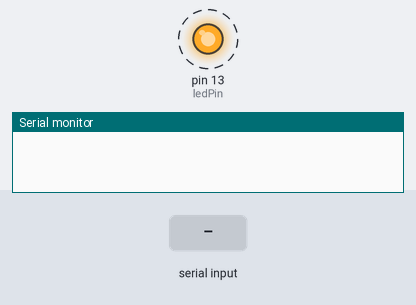
Recording of a sketch running on a simulated Arduino Uno, built with avr-gcc and run on an emulated ATmega328P. Parts: output pins drawn as LEDs (lit = HIGH), the last lines printed to the serial monitor. Dashed ring = blinking. Inputs (shaded band) come from the test bench.

Above: at 1.25 s.
1.3 s: byte 10 (10) received over Serial
At 2.1 s:
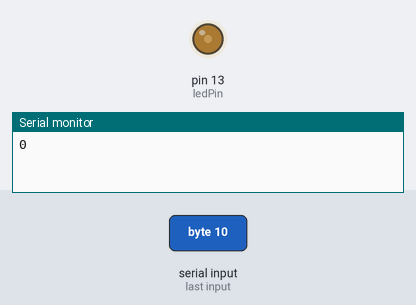
2.9 s: "30,150\n" received over Serial
At 3.42 s:
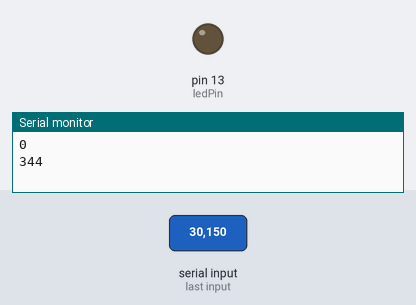
At 4.45 s:
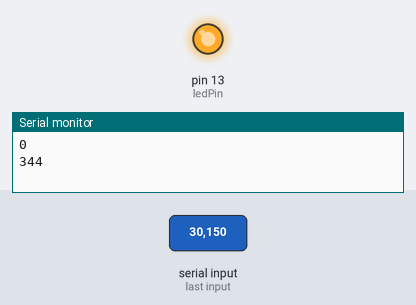
Timing chart, 0 to 11.9 s (numbered marks = the images above; inputs shaded):
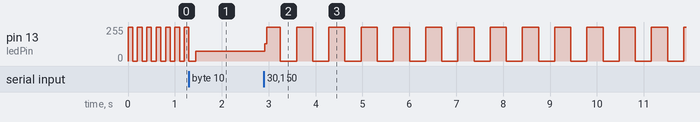

Measured:
- after the input at 2.9 s, pin 13 (ledPin): 72/255 → 131/255 at once, then repeats every 0.63 s: 255/255 0.29 s, 0/255 0.34 s

The sketch:

15.SerialReceive.ino
```cpp
const int ledPin = 13; // pin the LED is connected to
int   blinkRate = 100; // blink rate stored in this variable

// blink the LED with the on and off times determined by blinkRate
void blink() {
  digitalWrite(ledPin,HIGH);
  // delay depends on blinkrate value
  delay(blinkRate);
  digitalWrite(ledPin,LOW);
  delay(blinkRate);
}

void setup() {
  Serial.begin(9600);      // initialize serial port to send and receive at 9600 baud
  pinMode(ledPin, OUTPUT); // set this pin as output
}

/*
void loop() {
  // check to see if at least one character is available
  if ( Serial.available()) {
    char ch = Serial.read();

    // is this an ascii digit between 0 and 9?
    if(ch >= '0' && ch <= '9') {
       // ASCII value converted to numeric value
       blinkRate = (ch - '0');

       // actual blinkrate is 100 mS times received digit
       blinkRate = blinkRate * 100;
    }
  }
  blink();
}
*/


int   value;

void loop()
{
  if ( Serial.available() )
  {
    char ch = Serial.read();

    if(ch >= '0' && ch <= '9') {
       // Each digit is converted from its ASCII value to its numeric value.
       // Because the numbers are decimal numbers, each successive number is multiplied by 10
       value = (value * 10) + (ch - '0');
    }

    // Gets digits until the newline character is received.
    // The newline character (ASCII value 10) can be appended automatically each time you click "Send"
    // change the option from “No line ending” to “Newline” in the Serial Monitor
    else if (ch == 10) {
       blinkRate = value * 100;
       Serial.println(blinkRate);
       value = 0;
    }
  }
  blink();
}
```
